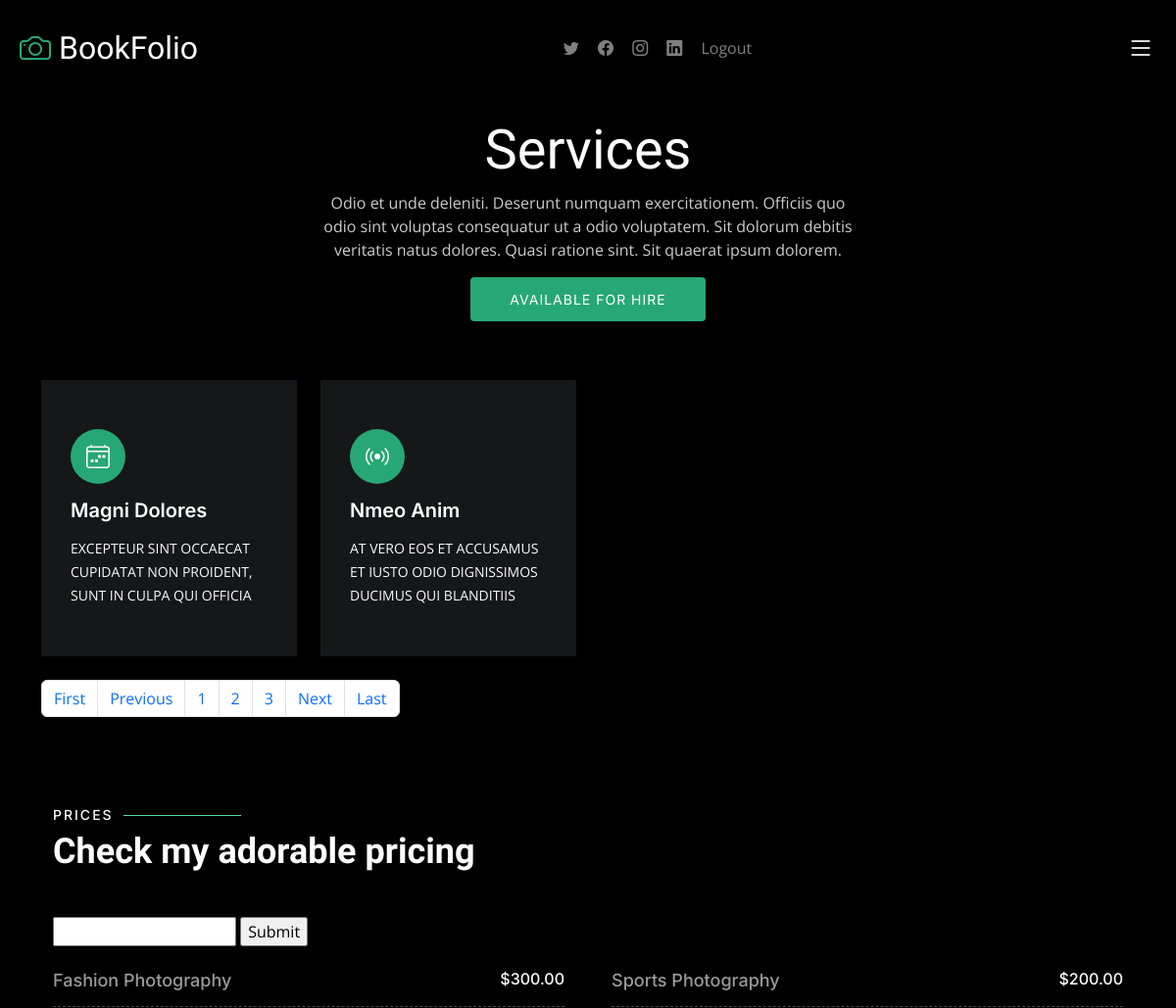
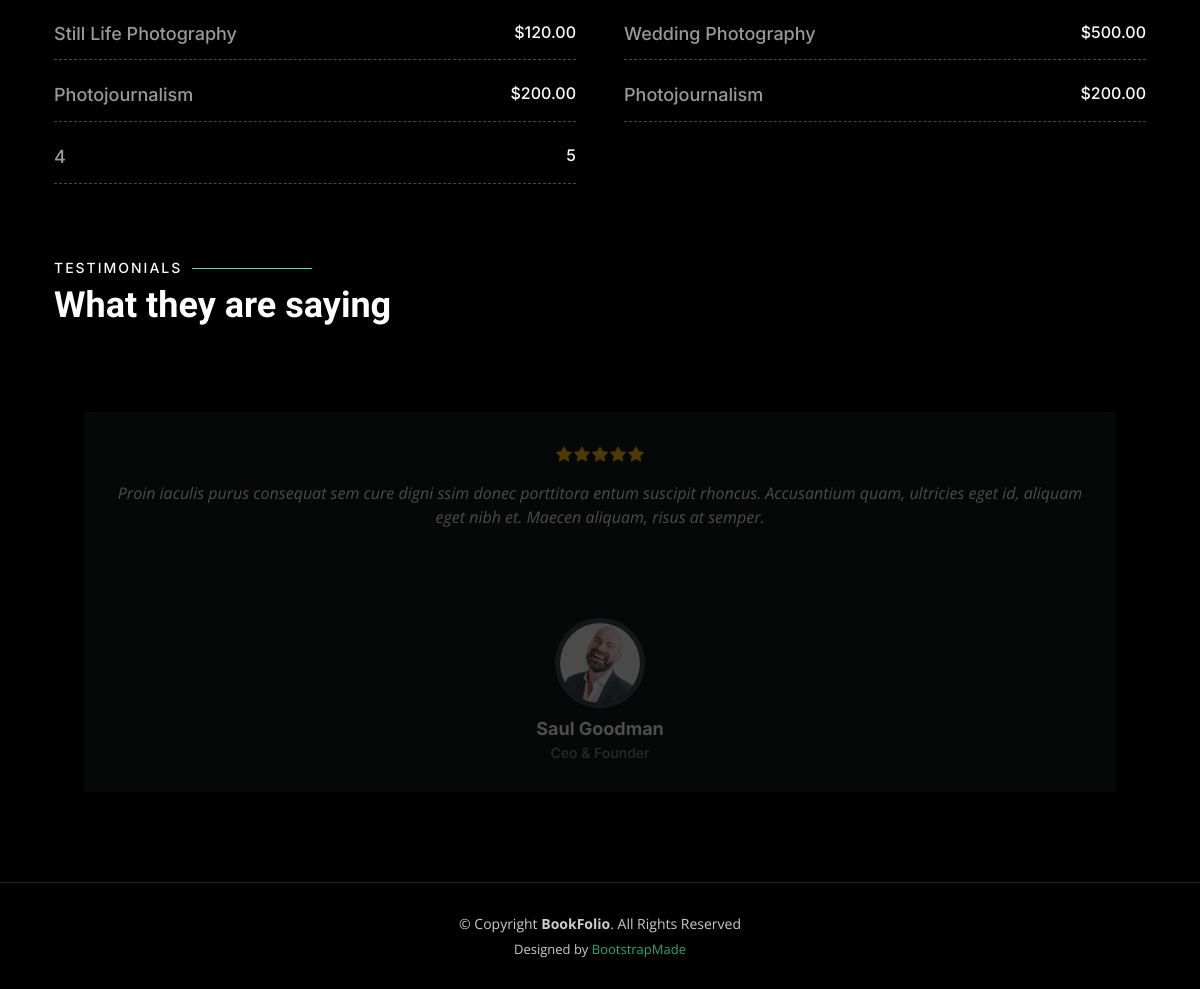
Screenshot of /services/?page=2 with the database file from the repository (2 pictures, top to bottom).
### service/models.py (models this page shows)
class Service(models.Model):
    service_icon=models.CharField(max_length=50)
    service_title=models.CharField(max_length=50)
    service_des=models.TextField()

### Prices/models.py (models this page shows)
class Prices(models.Model):
    things = models.CharField(max_length=50)
    things_price = models.CharField(max_length=50)

### BookFolio/views.py (the view)
# urls.py: path('services/', views.services,name="services"),
def services(request):
    servicesdata = Service.objects.all()
    paginator =Paginator(servicesdata,2)
    pagenumber = request.GET.get('page')
    ServiceDataFinal = paginator.get_page(pagenumber)
    lastpage = ServiceDataFinal.paginator.num_pages
    pricedata = Prices.objects.all()
    if request.method == "GET":
        pt = request.GET.get('servicename')
        if pt!= None:
            pricedata = Prices.objects.filter(things__icontains = pt)
    data = {'servicesdata':ServiceDataFinal,'pricedata':pricedata,
            'lastpage':lastpage
                }
    return render(request,"services.html",data)

### templates/services.html (shortened to what this page needs)
{% extends "base.html" %}
{% block content %}
  <main id="main" data-aos="fade" data-aos-delay="1500">
    <div class="page-header d-flex align-items-center">
      <div class="container position-relative">
        <div class="row d-flex justify-content-center">
          <div class="col-lg-6 text-center">
            <h2>Services</h2>
            <p>Odio et unde deleniti. Deserunt numquam exercitationem. Officiis quo odio sint voluptas consequatur ut a odio voluptatem. Sit dolorum debitis veritatis natus dolores. Quasi ratione sint. Sit quaerat ipsum dolorem.</p>
            <a class="cta-btn" href="">Available for hire</a>
          </div>
        </div>
      </div>
    </div>
    <section id="services" class="services">
      <div class="container">
        <div class="row gy-4">
          {% for n in servicesdata  %}
          <div class="col-xl-3 col-md-6 d-flex">
            <div class="service-item position-relative">
              <i class="{{n.service_icon}}"></i>
              <h4><a href="" class="stretched-link">{{n.service_title}}</a></h4>
              <p>{{n.service_des | upper}}</p>
            </div>
          </div>
          {% endfor %}
          <nav aria-label="...">
            <ul class="pagination">
              {% if servicesdata.has_previous %}
              <li class="page-item">
                <a class="page-link" href="/services/?page=1" tabindex="-1">First</a>
              </li>
              <li class="page-item">
                <a class="page-link" href="/services/?page={{servicesdata.previous_page_number}}" tabindex="-1">Previous</a>
              </li>
              {% endif %}
              <li class="page-item"><a class="page-link" href="#">1</a></li>
              <li class="page-item">
                <a class="page-link" href="/services/?page=2">2 </a>
              </li>
              <li class="page-item"><a class="page-link" href="/services/?page=3">3</a></li>
              {% if servicesdata.has_next %}
              <li class="page-item">
                <a class="page-link" href="/services/?page={{servicesdata.next_page_number}}">Next</a>
              </li>
              <li class="page-item">
                <a class="page-link" href="/services/?page={{lastpage}}">Last</a>
              </li>
              {% endif %}
            </ul>
          </nav>
    <section id="pricing" class="pricing">
      <div class="container">
        <div class="section-header">
          <h2>Prices</h2>
          <p>Check my adorable pricing</p>
        </div>
        <div class = "row">
          <div class = "col-12">
            <form method="GET">
              <input type ="text" name = "servicename" value=""/>
              <input type ="submit"  />
          </div>
        </div></br>
        <div class="row gy-4 gx-lg-5">
          {% for n in pricedata  %}
          <div class="col-lg-6">
            <div class="pricing-item d-flex justify-content-between">
              <h3>{{n.things}}</h3>
              <h4>{{n.things_price}}</h4>
            </div>
          </div>
          {% empty %}
          No data found
          {% endfor %}
        </div>
    </section>
    <section id="testimonials" class="testimonials">
      <div class="container">
        <div class="section-header">
          <h2>Testimonials</h2>
          <p>What they are saying</p>
        </div>
        <div class="slides-3 swiper">
          <div class="swiper-wrapper">
            <div class="swiper-slide">
              <div class="testimonial-item">
                <div class="stars">
                  <i class="bi bi-star-fill"></i><i class="bi bi-star-fill"></i><i class="bi bi-star-fill"></i><i class="bi bi-star-fill"></i><i class="bi bi-star-fill"></i>
                </div>
                <p>
                  Proin iaculis purus consequat sem cure digni ssim donec porttitora entum suscipit rhoncus. Accusantium quam, ultricies eget id, aliquam eget nibh et. Maecen aliquam, risus at semper.
                </p>
                <div class="profile mt-auto">
                  <img src="assets/img/testimonials/testimonials-1.jpg" class="testimonial-img" alt="">
                  <h3>Saul Goodman</h3>
                  <h4>Ceo &amp; Founder</h4>
                </div>
              </div>
            </div>
          </div>
        </div>
      </div>
    </section>
  </main>
{% endblock  %}

### static/css/main.css (style rules this page uses)
:root { --font-default: "Open Sans", system-ui, -apple-system, "Segoe UI", Roboto, "Helvetica Neue", Arial, "Noto Sans", "Liberation Sans", sans-serif, "Apple Color Emoji", "Segoe UI Emoji", "Segoe UI Symbol", "Noto Color Emoji"; --font-primary: "Inter", sans-serif; --font-secondary: "Cardo", sans-serif; }
:root { --color-default: #fafafa; --color-primary: #27a776; --color-secondary: #161718; }
:root { scroll-behavior: smooth; }
a { color: var(--color-primary); text-decoration: none; }
h1, h2, h3, h4, h5, h6 { font-family: var(--font-primary); }
.section-header { padding-bottom: 40px; }
.section-header h2 { font-size: 14px; font-weight: 500; padding: 0; line-height: 1px; margin: 0 0 5px 0; letter-spacing: 2px; text-transform: uppercase; font-family: var(--font-primary); }
.section-header h2::after { content: ""; width: 120px; height: 1px; display: inline-block; background: #5bd9a9; margin: 4px 10px; }
.section-header p { margin: 0; margin: 0; font-size: 36px; font-weight: 700; font-family: var(--font-secondary); color: #fff; }
.page-header { padding: 120px 0 60px 0; min-height: 30vh; position: relative; }
.page-header h2 { font-size: 56px; font-weight: 500; color: #fff; font-family: var(--font-secondary); }
.page-header p { color: rgba(255, 255, 255, 0.8); }
.page-header .cta-btn { font-family: var(--font-primary); font-weight: 400; font-size: 14px; display: inline-block; padding: 12px 40px; border-radius: 4px; letter-spacing: 1px; text-transform: uppercase; transition: 0.3s; color: #fff; background: var(--color-primary); }
.testimonials { margin-top: 80px; }
.testimonials .testimonial-item { box-sizing: content-box; padding: 30px; margin: 40px 30px; background: var(--color-secondary); min-height: 320px; display: flex; flex-direction: column; text-align: center; transition: 0.3s; }
.testimonials .testimonial-item .stars { margin-bottom: 15px; }
.testimonials .testimonial-item .stars i { color: #ffc107; margin: 0 1px; }
.testimonials .testimonial-item .testimonial-img { width: 90px; border-radius: 50%; border: 5px solid #474a4d; margin: 0 auto; }
.testimonials .testimonial-item h3 { font-size: 18px; font-weight: bold; margin: 10px 0 5px 0; color: #fff; }
.testimonials .testimonial-item h4 { font-size: 14px; color: rgba(255, 255, 255, 0.5); margin: 0; }
.testimonials .testimonial-item p { font-style: italic; margin: 0 auto 15px auto; }
.testimonials .swiper-slide { opacity: 0.3; }
.services .service-item { padding: 50px 30px; transition: all ease-in-out 0.4s; background: var(--color-secondary); height: 100%; overflow: hidden; z-index: 1; }
.services .service-item:before { content: ""; position: absolute; background: #1d1f20; top: -200px; transition: all 0.3s; z-index: -1; }
.services .service-item i { background: var(--color-primary); color: #fff; font-size: 24px; transition: 0.3s; display: flex; align-items: center; justify-content: center; width: 56px; height: 56px; border-radius: 50%; }
.services .service-item h4 { font-weight: 600; margin: 15px 0 0 0; transition: 0.3s; font-size: 20px; }
.services .service-item h4 a { color: #fff; }
.services .service-item p { line-height: 24px; font-size: 14px; margin: 15px 0 0 0; }
.pricing { margin-top: 80px; }
.pricing .pricing-item { border-bottom: 1px dashed #474a4d; width: 100%; height: 100%; padding: 0 0 15px 0; }
.pricing .pricing-item h3 { margin: 0; font-size: 18px; font-weight: 500; color: rgba(255, 255, 255, 0.6); }
.pricing .pricing-item h4 { margin: 0; font-size: 16px; }

### rows the page displays
Service: service_title "Magni Dolores", service_des "EXCEPTEUR SINT OCCAECAT CUPIDATAT NON PROIDENT, SUNT IN CULPA QUI OFFICIA"
Service: service_title "Nmeo Anim", service_des "AT VERO EOS ET ACCUSAMUS ET IUSTO ODIO DIGNISSIMOS DUCIMUS QUI BLANDITIIS"
Prices: things "Fashion Photography", things_price "$300.00"
Prices: things "Sports Photography", things_price "$200.00"
Prices: things "Still Life Photography", things_price "$120.00"
Prices: things "Wedding Photography", things_price "$500.00"
Prices: things "Photojournalism", things_price "$200.00"
Prices: things "Photojournalism", things_price "$200.00"
Prices: things "4", things_price "5"
